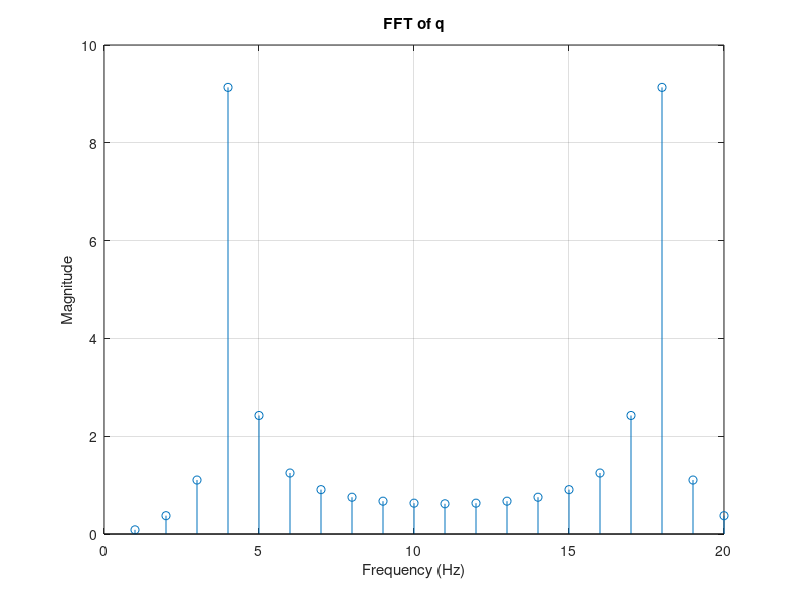

MATLAB code for this plot:
% n=-20:1:20;
x=0:20;
% f_o= 32;
% f_s= 64 ;
% p = cos(2*pi*f_o*n/f_s); 
% q= cos(2*pi*f_o*x/f_s);
q= sin(x);
ft = fft(q,20);
figure;
stem(abs(ft));
title('FFT of q');
xlabel('Frequency (Hz)');
ylabel('Magnitude');
grid on;
% stem(n,p,'b');
% hold on;
% plot(x,q);
% hold off;
% % plot(x,q);
% title('Signal p[n] = cos(2*pi*f_o*n/f_s)');
% xlabel('n');
% ylabel('p[n]');
% grid on;
